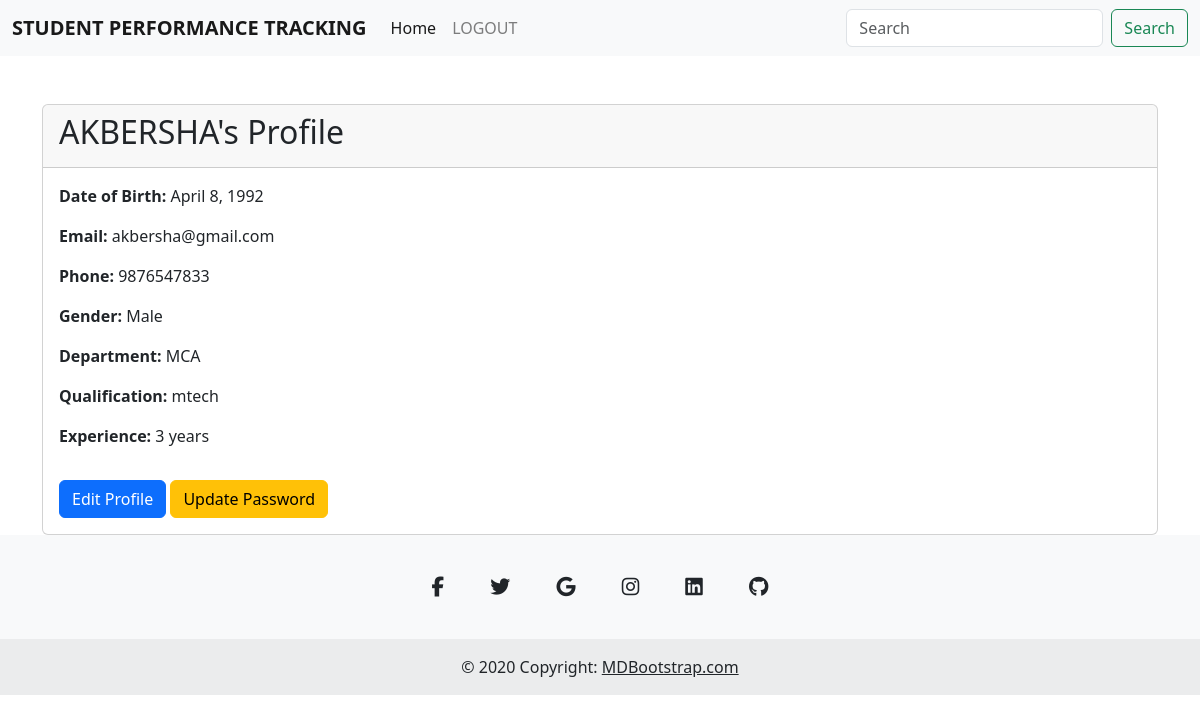
The page /faculty/faculty/profile/ (signed in) on the database its author committed.
### Administrator/models.py (models this page shows)
class Faculty(models.Model):
    GENDER_CHOICES = [
        ('male', 'Male'),
        ('female', 'Female'),
        ('other', 'Other'),
    ]
    name = models.CharField(max_length=100)
    dob = models.DateField()
    email = models.EmailField(unique=True)
    phone = models.CharField(max_length=15)
    gender = models.CharField(max_length=10, choices=GENDER_CHOICES)
    department = models.CharField(max_length=100)
    qualification = models.CharField(max_length=100)
    experience = models.IntegerField()
    password=models.CharField(max_length=50)

### faculty/views.py (the view)
# urls.py: path('faculty/profile/', views.faculty_profile, name='faculty_profile'),
def faculty_profile(request):
    faculty_id = request.session.get('fid')  # Change 'tid' based on your session key
    if faculty_id:
        faculty = Faculty.objects.get(id=faculty_id)
        return render(request, 'faculty/Fac_profile.html', {'faculty': faculty})
    else:
        return redirect('Student:Login')

### faculty/templates/faculty/Fac_profile.html (shortened to what this page needs)
<!DOCTYPE html>
<html lang="en">
<head>
    <link rel="stylesheet" href="https://maxcdn.bootstrapcdn.com/bootstrap/4.5.2/css/bootstrap.min.css">
    <link href="https://cdn.jsdelivr.net/npm/bootstrap@5.3.3/dist/css/bootstrap.min.css" rel="stylesheet"
>
</head>
<body>
  <nav class="navbar navbar-expand-lg navbar-light bg-light">
    <div class="container-fluid">
        <a class="navbar-brand" href="{% url 'faculty:faculty_home'%}"><b>STUDENT PERFORMANCE TRACKING</b> </a>
        <div class="collapse navbar-collapse" id="navbarScroll">
            <ul class="navbar-nav me-auto my-2 my-lg-0 navbar-nav-scroll" style="--bs-scroll-height: 100px;">
                <li class="nav-item">
                    <a class="nav-link active" aria-current="page" href="{% url 'faculty:faculty_home'%}">Home</a>
                </li>
                <li class="nav-item">
                    <a class="nav-link" href="{% url 'Administrator:index' %}">LOGOUT</a>
                </li>
                    </ul>
            <form class="d-flex">
                <input class="form-control me-2" type="search" placeholder="Search" aria-label="Search">
                <button class="btn btn-outline-success" type="submit">Search</button>
            </form>
        </div>
    </div>
</nav>
    <div class="container mt-5">
        <div class="card">
            <div class="card-header">
                <h2>{{ faculty.name }}'s Profile</h2>
            </div>
            <div class="card-body">
                <p><strong>Date of Birth:</strong> {{ faculty.dob }}</p>
                <p><strong>Email:</strong> {{ faculty.email }}</p>
                <p><strong>Phone:</strong> {{ faculty.phone }}</p>
                <p><strong>Gender:</strong> {{ faculty.get_gender_display }}</p>
                <p><strong>Department:</strong> {{ faculty.department }}</p>
                <p><strong>Qualification:</strong> {{ faculty.qualification }}</p>
                <p><strong>Experience:</strong> {{ faculty.experience }} years</p>
                <a href="{% url 'faculty:edit_profile' %}" class="btn btn-primary mt-3">Edit Profile</a>
                <a href="{% url 'faculty:update_password' %}" class="btn btn-warning mt-3">Update Password</a>
            </div>
        </div>
    </div>
 <footer class="text-center bg-body-tertiary">
    <div class="container pt-4">
      <section class="mb-4">
        <a
          data-mdb-ripple-init
          class="btn btn-link btn-floating btn-lg text-body m-1"
          href="#!"
          role="button"
          data-mdb-ripple-color="dark"
          ><i class="fab fa-facebook-f"></i
        ></a>
        <a
          data-mdb-ripple-init
          class="btn btn-link btn-floating btn-lg text-body m-1"
          href="#!"
          role="button"
          data-mdb-ripple-color="dark"
          ><i class="fab fa-twitter"></i
        ></a>
        <a
          data-mdb-ripple-init
          class="btn btn-link btn-floating btn-lg text-body m-1"
          href="#!"
          role="button"
          data-mdb-ripple-color="dark"
          ><i class="fab fa-google"></i
        ></a>
        <a
          data-mdb-ripple-init
          class="btn btn-link btn-floating btn-lg text-body m-1"
          href="#!"
          role="button"
          data-mdb-ripple-color="dark"
          ><i class="fab fa-instagram"></i
        ></a>
        <a
          data-mdb-ripple-init
          class="btn btn-link btn-floating btn-lg text-body m-1"
          href="#!"
          role="button"
          data-mdb-ripple-color="dark"
          ><i class="fab fa-linkedin"></i
        ></a>
        <a
          data-mdb-ripple-init
          class="btn btn-link btn-floating btn-lg text-body m-1"
          href="#!"
          role="button"
          data-mdb-ripple-color="dark"
          ><i class="fab fa-github"></i
        ></a>
      </section>
    </div>
    <div class="text-center p-3" style="background-color: rgba(0, 0, 0, 0.05);">
      © 2020 Copyright:
      <a class="text-body" href="https://mdbootstrap.com/">MDBootstrap.com</a>
    </div>
  </footer>
</body>
</html>

### rows shown on the page
Faculty: name "AKBERSHA", dob "April 8, 1992", email "akbersha@gmail.com", phone "9876547833", gender "Male", department "MCA", qualification "mtech", experience "3"
